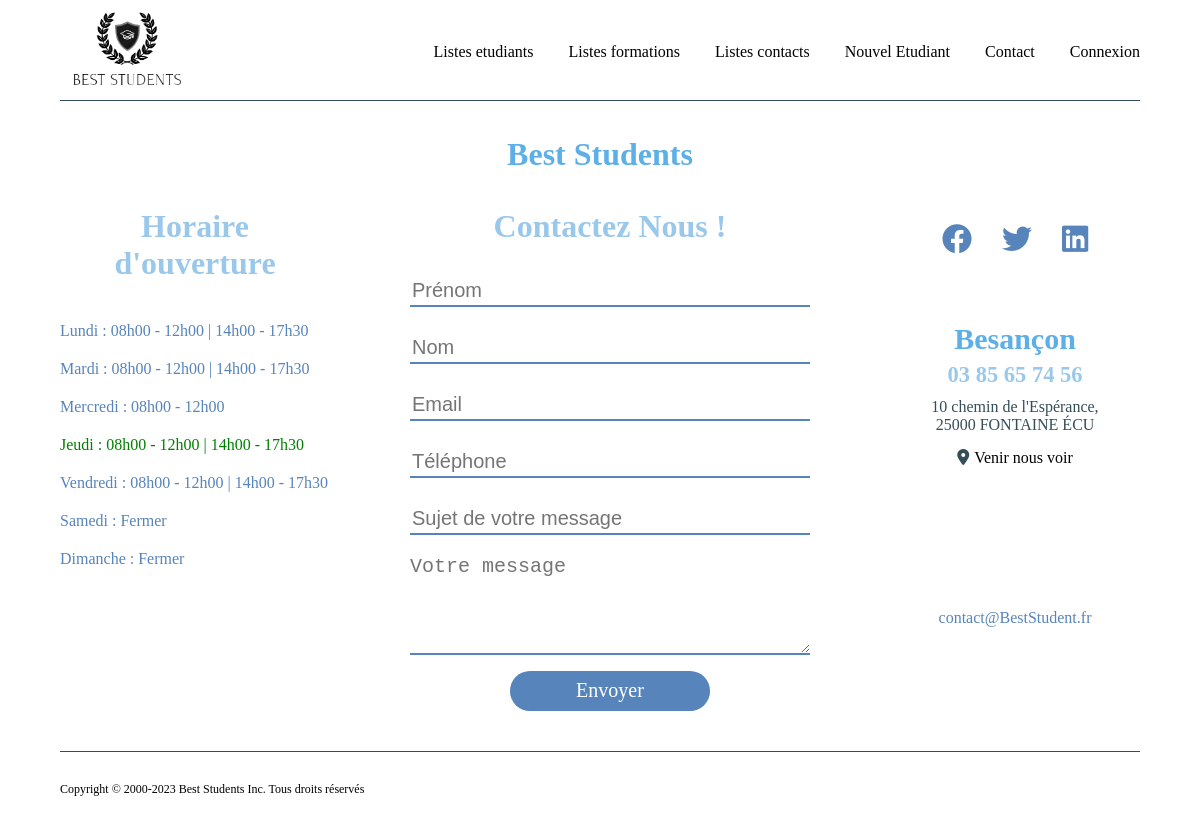
The page /contact.php on the database its author committed.
### tables this page shows
CREATE TABLE IF NOT EXISTS `horaires` (
  `id_jour` int(1) NOT NULL AUTO_INCREMENT,
  `horaire_debut_matin` varchar(5) DEFAULT NULL,
  `horaire_fin_matin` varchar(5) DEFAULT NULL,
  `horaire_debut_aprés_midi` varchar(5) DEFAULT NULL,
  `horaire_fin_apres_midi` varchar(5) DEFAULT NULL,
  `jour` varchar(8) NOT NULL,
  PRIMARY KEY (`id_jour`)
);

### src/modele/horaireDB.php (called while the page is built, shortened)
<?php
function selectAllTimeTable() : array {
    $connexion = createConnection();
    $requete = $connexion->prepare("SELECT * FROM horaires");
    $requete->execute();
    $horaires = $requete->fetchAll(PDO::FETCH_ASSOC);
    return $horaires;
}

### src/utils/jour.php (called while the page is built)
<?php
function jourDeLaSemaine() : string {
    $jourSem = ["Mon" => "Lundi", "Tue" => "Mardi", "Wed" => "Mercredi", "Thu" => "Jeudi",
    "Fri" => "Vendredi" , "Sat" => "Samedi", "Sun" => "Dimanche"];
    $jourEn = date('D');
    foreach ($jourSem as $jour_en => $jour_fr) {
        if ($jour_en == $jourEn) {
        $jourFr = $jour_fr;
        break;
        }
    }
    return  $jourFr;
}

### contact.php (the view, shortened to what this page needs)
<?php
    require_once "./src/modele/horaireDB.php";
    require_once "./src/utils/jour.php";
    $horaires = selectAllTimeTable();
    $prenom = null;
    $nom = null;
    $mail = null;
    $telephone = null;
    $subject = null;
    $message = null;
?>
<!doctype html>
<html lang="fr">
<head>
    <link rel="stylesheet" href="https://cdnjs.cloudflare.com/ajax/libs/font-awesome/6.2.1/css/all.min.css" />
    <link rel="stylesheet" href="style.css">
</head>
<body>
<div class="container">
    <navigation class="navigation ">
        <div class="logo">
            <a href="index.php"><img src="image/logo.png" alt="logo de l'ecole"></a>
        </div>
        <div class="liste_etudiant">
            <p><a href="index.php">Listes etudiants</a></p>
        </div>
        <div class="liste_formation">
            <p><a href="liste_promotion.php">Listes formations</a></p>
        </div>
        <div class="liste_demande_contact">
            <p><a href="liste_demande_contact.php">Listes contacts</a></p>
        </div>
        <div class="nouvelle-etudiant">
            <p><a href="new_student.php">Nouvel Etudiant</a></p>
        </div>
        <div class="contact">
            <p><a href="contact.php">Contact</a></p>
        </div>
        <div class="sign_up">
            <?php
            if (!isset($_SESSION['connexion']['id'])) { ?>
                <p><a href="sign_in.php">Connexion</a></p>
            <?php } else { ?>
                <form action="sign_in.php" method="post" class="deconnexion">
                    <input type="submit" name="deconnexion" value="Deconnexion">
                </form>
            <?php } ?>
        </div>
    </navigation>
    <header class="header">
        <h1>Best Students</h1>
    </header>
    <main class="contain">
        <div class="grille_contact">
            <div class="descritpion_et_horaire">
                <h1>Horaire d'ouverture</h1>
                <?php
                $jourFr = jourDeLaSemaine();
                foreach ($horaires as $horaire) {
                    if (empty($horaire["horaire_debut_matin"])) {
                        if ($horaire["jour"] == $jourFr) { ?>
                                <div class="JourDAujourdHui">
                                <p><?= $horaire["jour"]?> : Fermer</p>
                                </div>
                        <?php } else { ?>
                            <p><?= $horaire["jour"]?> : Fermer</p>
                        <?php }?>
                    <?php } elseif (empty($horaire["horaire_debut_aprés_midi"])) {
                        if ($horaire["jour"] == $jourFr) { ?>
                            <div class="JourDAujourdHui">
                                <p><?= $horaire["jour"]?> : <?= $horaire["horaire_debut_matin"]?> - <?= $horaire["horaire_fin_matin"]?> </p>
                            </div>
                        <?php } else { ?>
                                <p><?= $horaire["jour"]?> : <?= $horaire["horaire_debut_matin"]?> - <?= $horaire["horaire_fin_matin"]?> </p>
                        <?php }?>
                    <?php } else {
                        if ($horaire["jour"] == $jourFr) { ?>
                            <div class="JourDAujourdHui">
                                <p><?= $horaire["jour"]?> : <?= $horaire["horaire_debut_matin"]?> - <?= $horaire["horaire_fin_matin"]?> |
                                    <?= $horaire["horaire_debut_aprés_midi"]?> - <?= $horaire["horaire_fin_apres_midi"]?></p>
                            </div>
                        <?php } else { ?>
                            <p><?= $horaire["jour"]?> : <?= $horaire["horaire_debut_matin"]?> - <?= $horaire["horaire_fin_matin"]?> |
                                <?= $horaire["horaire_debut_aprés_midi"]?> - <?= $horaire["horaire_fin_apres_midi"]?></p>
                        <?php }?>
                    <?php } ?>
                <?php } ?>
            </div>
            <div class="formulaire_contact">
                <h1>Contactez Nous !</h1>
                <form action="" method="post">
                    <input type="text" name="prenom" placeholder="Prénom" value="<?= $prenom?>">
                    <input class="nom" type="text" name="nom" placeholder="Nom" value="<?= $nom?>">
                    <input type="text" name="email" placeholder="Email" value="<?= $mail?>">
                    <input type="text" name="telephone" placeholder="Téléphone" value="<?= $telephone?>">
                    <input type="text" name="sujet" placeholder="Sujet de votre message" value="<?= $subject?>">
                    <textarea class="message" name="message" rows="5" placeholder="Votre message"><?= $message?></textarea>
                    <input type="submit" value="Envoyer">
                </form>
            </div>
            <div class="info_general">
                <div class="logo_reseau_sociaux">
                    <a href=""><i class="fa-brands fa-facebook"></i></a>
                    <a href=""><i class="fa-brands fa-twitter"></i></a>
                    <a href=""><i class="fa-brands fa-linkedin"></i></a>
                </div>
                <div class="ville">
                    <h2>Besançon</h2>
                </div>
                <div class="numero">
                    <h2>03 85 65 74 56</h2>
                </div>
                <div class="addresse">
                    <p>10 chemin de l'Espérance,</p>
                    <p>25000 FONTAINE ÉCU</p>
                </div>
                <div class="localisation">
                <a href="https://goo.gl/maps/uxjePBHpUDyK3rjG7"><p><i class="fa-solid fa-location-dot"></i>Venir nous voir</p></a>
                </div>
                <div class="contact_info">
                <a href="mailto: contact@BestStudent.fr">contact@BestStudent.fr</a>
                </div>
            </div>
        </div>
    </main>
    <footer class="footer">
        <p>Copyright © 2000-2023 Best Students Inc. Tous droits réservés</p>
    </footer>
</div>
</body>
</html>

### style.css (style rules this page uses)
* { padding: 0; margin: 0; box-sizing: border-box; }
body { font-family: cursive; }
.container { width: 90%; height: 100vh; margin: 0 auto; display: grid; grid-template-rows: auto auto 1fr auto; grid-gap: 15px; }
.navigation { display: grid; height: 70px; padding-bottom: 100px; grid-template-columns: 1fr auto auto auto auto auto auto; grid-gap: 10px 35px; align-items:center; justify-items: left; border-bottom: solid 1px #344D59; }
.navigation a { text-decoration: none; color: black; transition: 0.5s; }
.logo img { height: 100px; text-align: left; }
.header h1 { color: #5CAFE7; font-weight: bold; margin: 20px; text-align: center; }
i { color: #264653; }
.footer { border-top: 1px solid #344D59; margin: 20px 0; padding-bottom: 20px; padding-top: 30px; font-size: 12px; }
form { width: 400px; margin: 0 auto; }
form > input { display: block; margin: 5px auto 5px auto; padding: 15px; width: 100%; height: 30px; background-color: #9AC8EB; border: none; border-radius: 5px; outline: none; }
form > input[type=submit] { margin-top: 12px; padding-top: 5px; background-color: #5784BA; color: white; width: 50%; font-family: cursive; cursor: pointer; }
.grille_contact { display: grid; grid-template-columns: 0.5fr 1fr 250px; grid-gap: 10px; }
.descritpion_et_horaire h1 { text-align: center; color: #9AC8EB; margin-bottom: 40px; }
.descritpion_et_horaire p { color: #5784BA; margin-bottom: 20px; }
.logo_reseau_sociaux { display: flex; font-size: 30px; margin-bottom: 50px; justify-content: center; }
.logo_reseau_sociaux i { color: #5784BA; }
.logo_reseau_sociaux a { margin: 15px; }
.ville { text-align: center; font-size: 20px; margin-bottom: 6px; color: #5CAFE7; }
.numero { text-align: center; font-size: 15px; margin-bottom: 10px; color: #9AC8EB; }
.addresse { margin-bottom: 15px; text-align: center; color: #344D59; }
.localisation i { margin-right: 5px; color: #344D59 }
.localisation a { text-align: center; text-decoration: none; color: black; }
.contact_info a { text-align: center; text-decoration: none; color: #5784BA; }
.contact_info { display: flex; height: 160px; align-items: end; justify-content: center; }
.formulaire_contact input { padding-left: 2px; padding-top: 20px; margin-top: 20px; border-radius: 0; background-color: white; border-bottom: #5784BA 2px solid; font-size: 20px; }
.formulaire_contact input[type=submit] { border-radius: 20px; padding: 0; padding-top: 1px; height: 40px; }
.formulaire_contact h1 { margin-bottom: 25px; text-align: center; color: #9AC8EB; }
.formulaire_contact textarea[class=message] { margin-top: 15px; height: 100px; width: 100%; border: none; border-bottom: #5784BA 2px solid; font-size: 20px; outline: none; }
.JourDAujourdHui p { color: green; }

### rows shown on the page
horaires: jour "Lundi", horaire_debut_matin "08h00", horaire_fin_matin "12h00", horaire_debut_aprés_midi "14h00", horaire_fin_apres_midi "17h30"
horaires: jour "Mardi", horaire_debut_matin "08h00", horaire_fin_matin "12h00", horaire_debut_aprés_midi "14h00", horaire_fin_apres_midi "17h30"
horaires: jour "Mercredi", horaire_debut_matin "08h00", horaire_fin_matin "12h00"
horaires: jour "Jeudi", horaire_debut_matin "08h00", horaire_fin_matin "12h00", horaire_debut_aprés_midi "14h00", horaire_fin_apres_midi "17h30"
horaires: jour "Vendredi", horaire_debut_matin "08h00", horaire_fin_matin "12h00", horaire_debut_aprés_midi "14h00", horaire_fin_apres_midi "17h30"
horaires: jour "Samedi"
horaires: jour "Dimanche"
